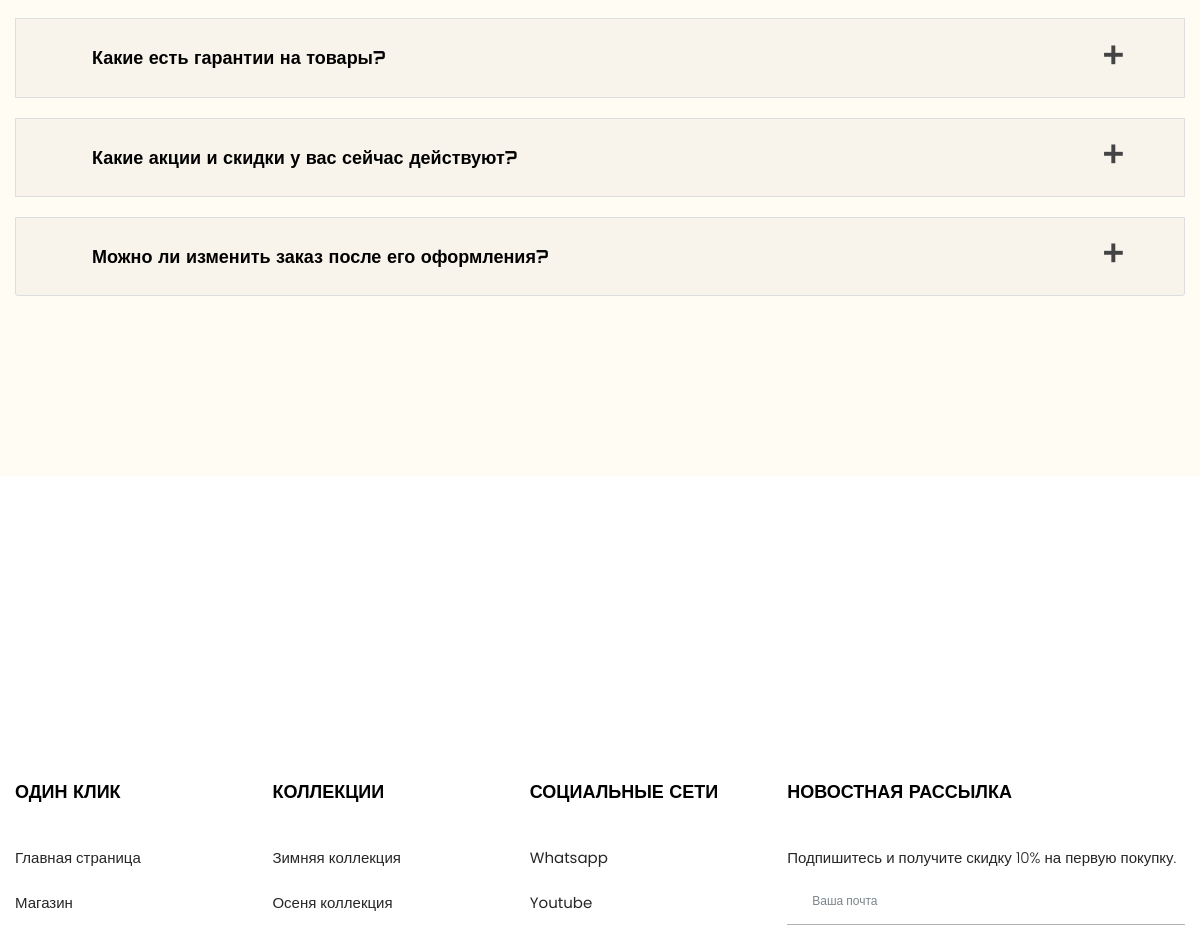
/faqs/ (middle part), run on an earlier commit of the app's database.
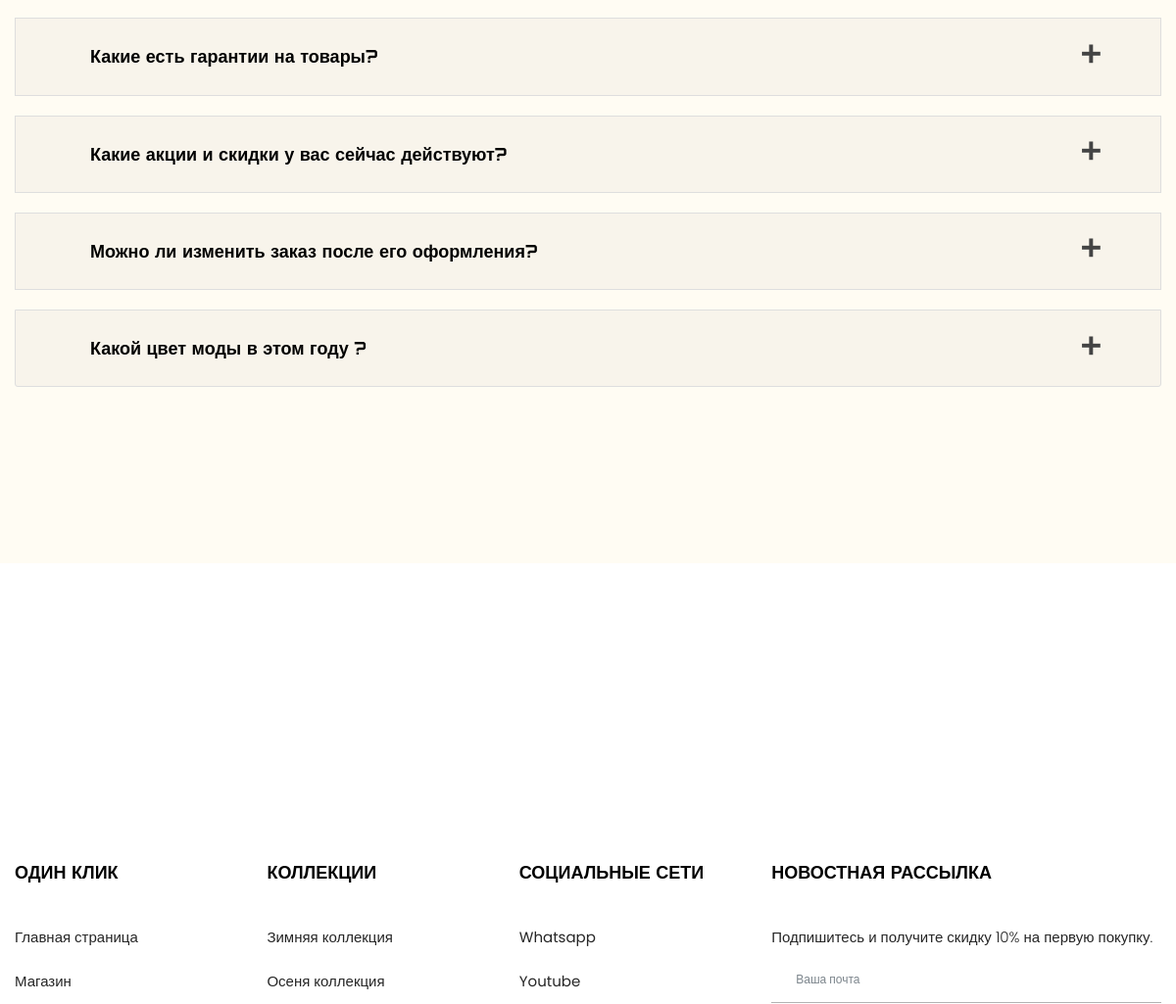
And on a later commit of the database.
### apps/secondary/models.py (models this page shows, shortened)
class Faqs(models.Model):
    title = models.CharField(
        max_length = 255,
        verbose_name = "Вопрос"
    )
    message = RichTextField(
        verbose_name="Информационный текст",
    )
    class Meta:
        verbose_name = "5) Часто задаваемые вопросы"
        verbose_name_plural = "5) Часто задаваемые вопросы "

### apps/products/models.py (models this page shows, shortened)
class Collection (models.Model):
    title = models.CharField(
        max_length = 255,
        verbose_name = "Название коллекции"
    )
    class Meta:
        verbose_name = "4) Добавить Коллекцию"
        verbose_name_plural = "4) Добавить Коллекции"

### apps/secondary/views.py (the view, shortened to what this page needs)
# urls.py: path('faqs/', views.faqs,name="faqs"),
def faqs(request):
    collection = Collection.objects.all()
    settings = models.Settings.objects.latest("id")
    category = Category.objects.latest("id")
    sale = models.Sale.objects.all()
    blog = models.Blog.objects.all().order_by("?")[:3]
    sales = models.Sale.objects.first()
    if sales and sales.end_date:
        end_time = sales.end_date
    else:
        end_time = datetime.now()  # Это просто пример
    context = {'end_time': end_time.isoformat()}
    context = {'end_time': end_time.isoformat()}
    faqs = Faqs.objects.all()
    reviews = Review.objects.all()
    return render(request,'secondary/faqs.html', locals())

### templates/secondary/faqs.html (shortened to what this page needs)
{% extends "include/homepage.html" %}
{% load static %}
{% block content %}
    <div class="page-wrapper home1">
      <section class="faqs-section-page">
        <div class="container">
          <div class="accordion" id="accordionExample">
            {% for faqs in faqs %}
            <div class="accordion-item">
              <h2 class="accordion-header" id="heading{{ faqs.id }}">
                <button class="accordion-button collapsed" type="button" data-bs-toggle="collapse" data-bs-target="#collapse{{ faqs.id }}" aria-expanded="false" aria-controls="collapse{{ faqs.id }}">
                    {{ faqs.title }}
                </button>
              </h2>
            </div>
            {% endfor %}
          </div>
        </div>
      </section>
      <section class="marquee-section bt-0 pb-0">
      </section>
      {% include "include/footer.html" %}
    </div>
{% endblock %}

### templates/include/footer.html (shortened to what this page needs)
{% load static %}
<footer>
    <div class="main-footer">
      <div class="container-fluid">
        <div class="footer-widgets">
          <div class="widget widget-links wow fadeInLeft">
            <h3 class="widget-title">Один клик</h3>
            <ul class="wd-links">
              <li><a href="{% url 'index' %}" title="">Главная страница</a></li>
              <li><a href="{% url 'shop' %}" title="">Магазин</a></li>
            </ul>
          </div>
          <div
            class="widget widget-links wow fadeInLeft"
            data-wow-delay="200ms"
          >
            <h3 class="widget-title">Коллекции</h3>
            <ul class="wd-links">
              {% for collection in collection %}
              <li><a href="{% url 'shop' %}" title="">{{collection.title}}</a></li>
              {% endfor %}
            </ul>
          </div>
          <div
            class="widget widget-links wow fadeInLeft"
            data-wow-delay="400ms"
          >
            <h3 class="widget-title">социальные сети</h3>
            <ul class="wd-links">
            {% if settings.whatsapp %}
              <li><a href="{{settings.whatsapp}}" title="">Whatsapp</a></li>
            {% endif %}
            {% if settings.youtube %}
              <li><a href="{{settings.youtube}}" title="">Youtube</a></li>
            {% endif %}
            </ul>
          </div>
          <div
            class="widget widget-newsletter wow fadeInLeft"
            data-wow-delay="600ms"
          >
            <h3 class="widget-title">НОВОСТНАЯ РАССЫЛКА</h3>
            <p>Подпишитесь и получите скидку 10% на первую покупку.</p>
            <form method = "POST">
              <input
                type="email"
                name="email"
                placeholder="Ваша почта"
              />
            </form>
          </div>
        </div>
      </div>
    </div>
  </footer>

What changed in the data, as far as the page shows it:
added Faqs: title "Какой цвет моды в этом году ?"
